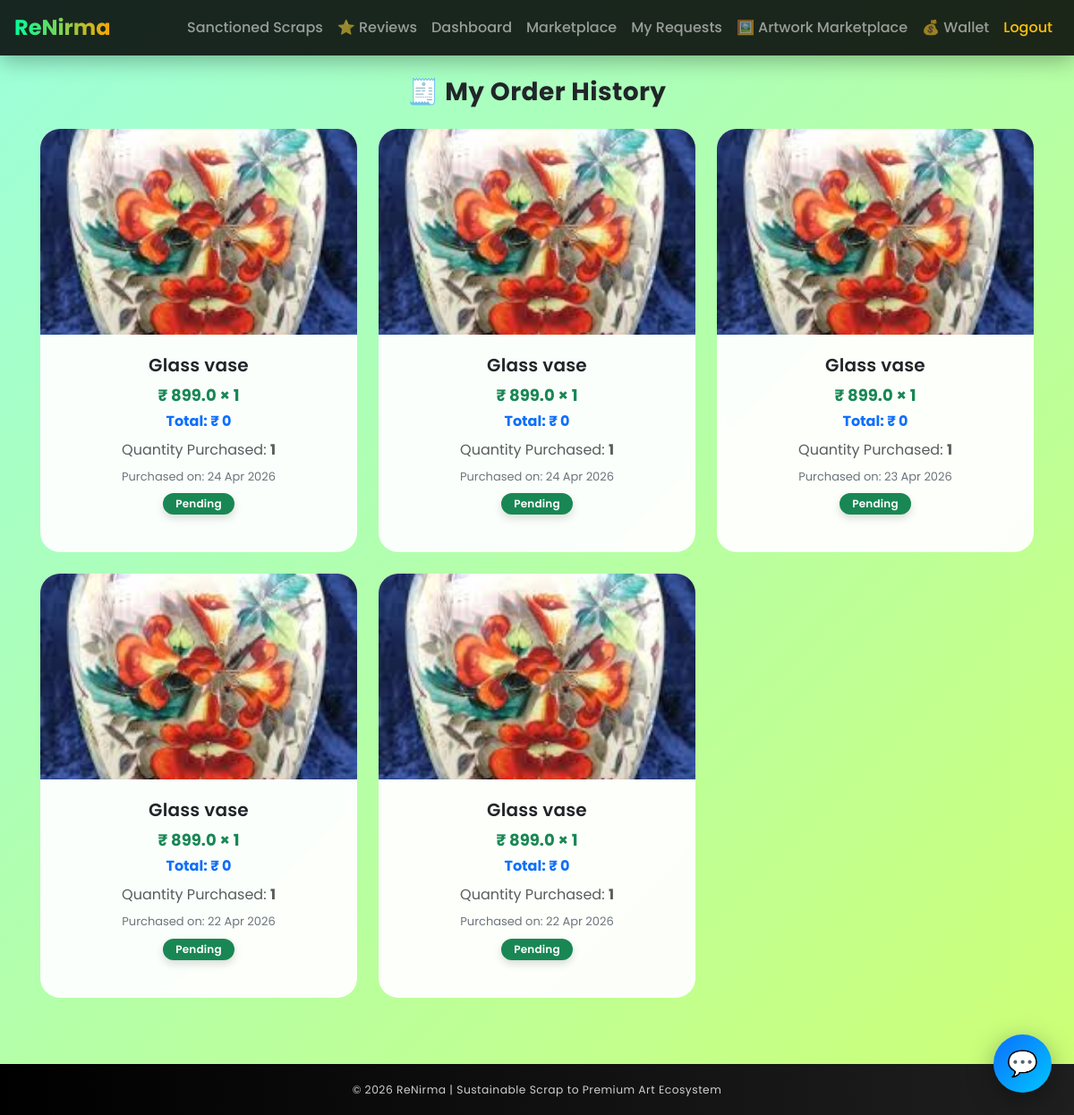
/orders/history/ (signed in), run on the app's committed database.
### orders/models.py (models this page shows, shortened)
class ArtworkOrder(models.Model):
    STATUS_CHOICES = (
        ("pending", "Pending"),
        ("paid", "Paid"),
        ("processing", "Processing"),
        ("shipped", "Shipped"),
        ("delivered", "Delivered"),
        ("completed", "Completed"),
        ("cancelled", "Cancelled"),
        ("failed", "Failed"),
    )
    artwork = models.ForeignKey(
        Artwork,
        on_delete=models.CASCADE,
        related_name="orders"
    )
    buyer = models.ForeignKey(
        settings.AUTH_USER_MODEL,
        on_delete=models.CASCADE,
        related_name="artwork_orders"
    )
    status = models.CharField(
        max_length=20,
        choices=STATUS_CHOICES,
        default="pending"
    )
    quantity = models.PositiveIntegerField(default=1)
    payment_id = models.CharField(max_length=200, blank=True, null=True)
    razorpay_order_id = models.CharField(max_length=200, blank=True, null=True)
    payment_status = models.CharField(
        max_length=20,
        default="pending"
    )
    commission_amount = models.FloatField(default=0)
    artist_amount = models.FloatField(default=0)
    is_settled = models.BooleanField(default=False)
    is_sold = models.BooleanField(default=False)
    ordered_at = models.DateTimeField(auto_now_add=True)

### artist/models.py (models this page shows, shortened)
class Artwork(models.Model):
    artist = models.ForeignKey(
        settings.AUTH_USER_MODEL,
        on_delete=models.CASCADE,
        related_name="artworks"
    )
    scrap = models.ForeignKey(
        "scrap.Scrap",
        on_delete=models.SET_NULL,
        null=True,
        blank=True
    )
    title = models.CharField(max_length=200)
    description = models.TextField(blank=True)
    price = models.FloatField()
    image = models.ImageField(upload_to="artworks/", null=True, blank=True)
    is_active = models.BooleanField(default=True)   # ✅ YE LINE ADD KARO
    quantity = models.PositiveIntegerField(default=1)
    created_at = models.DateTimeField(auto_now_add=True)

### orders/views.py (the view)
# urls.py: path("history/", views.order_history, name="order_history"),
@login_required
def order_history(request):
    orders = ArtworkOrder.objects.filter(
        buyer=request.user
    ).select_related("artwork").order_by("-ordered_at")
    return render(
        request,
        "orders/order_history.html",
        {"orders": orders}
    )

### templates/orders/order_history.html (shortened to what this page needs)
{% extends "base.html" %}
{% block content %}
<h3 class="mb-4 page-title text-center">
    🧾 My Order History
</h3>
<div class="row">
    {% for order in orders %}
    <div class="col-lg-4 col-md-6 mb-4">
        <div class="card order-card h-100">
            {% if order.artwork.image %}
                <img src="{{ order.artwork.image.url }}"
                     class="card-img-top order-img">
            {% endif %}
            <div class="order-body text-center">
                <h5 class="order-title">
                    {{ order.artwork.title }}
                </h5>
                <div class="order-price mb-1">
                    ₹ {{ order.artwork.price }} × {{ order.quantity }}
                </div>
                <div class="order-total mb-2">
                    Total: ₹ {{ order.artist_amount|add:order.commission_amount }}
                </div>
                <p class="text-muted mb-2">
                    Quantity Purchased: <strong>{{ order.quantity }}</strong>
                </p>
                <div class="order-date mb-2">
                    Purchased on:
                    {{ order.ordered_at|date:"d M Y" }}
                </div>
                <span class="badge bg-success status-badge">
                    {{ order.status|capfirst }}
                </span>
            </div>
        </div>
    </div>
    {% endfor %}
</div>
{% endblock %}

### templates/base.html (style rules this page uses)
body { font-family: 'Poppins', sans-serif; background: linear-gradient(135deg,#9cffdb,#ceff74); min-height: 100vh; overflow-x: hidden; }
.card { transition: all 0.4s ease; border-radius: 18px; overflow: hidden; }
* { box-sizing: border-box; }
img { max-width: 100%; height: auto; }
.card { margin-bottom: 20px; }
body { overflow-x: hidden; }

### templates/orders/order_history.html (style rules this page uses)
.page-title { font-weight:700; letter-spacing:.4px; }
.order-card { border-radius:22px; overflow:hidden; border:none; background:rgba(255,255,255,.95); backdrop-filter: blur(6px); transition: all .35s ease; }
.order-img { height:230px; object-fit:cover; transition:transform .5s ease; }
.order-body { padding:22px; }
.order-title { font-weight:600; letter-spacing:.2px; }
.order-price { font-size:18px; font-weight:700; color:#198754; }
.order-total { font-size:16px; font-weight:700; color:#0d6efd; }
.order-date { font-size:13px; color:#6c757d; }
.status-badge { border-radius:30px; padding:6px 14px; font-weight:600; letter-spacing:.2px; box-shadow:0 4px 10px rgba(0,0,0,.15); }

### data on the page
ArtworkOrder: artwork.image (picture), artwork "Glass vase", artwork.price "899.0", quantity "1", artist_amount|add "0", ordered_at "24 Apr 2026", status "Pending"
ArtworkOrder: artwork.image (picture), artwork "Glass vase", artwork.price "899.0", quantity "1", artist_amount|add "0", ordered_at "24 Apr 2026", status "Pending"
ArtworkOrder: artwork.image (picture), artwork "Glass vase", artwork.price "899.0", quantity "1", artist_amount|add "0", ordered_at "23 Apr 2026", status "Pending"
ArtworkOrder: artwork.image (picture), artwork "Glass vase", artwork.price "899.0", quantity "1", artist_amount|add "0", ordered_at "22 Apr 2026", status "Pending"
ArtworkOrder: artwork.image (picture), artwork "Glass vase", artwork.price "899.0", quantity "1", artist_amount|add "0", ordered_at "22 Apr 2026", status "Pending"
